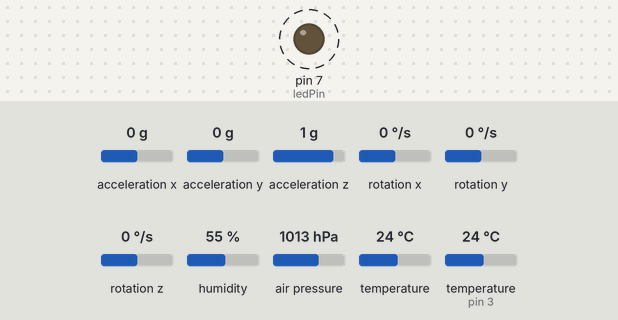
A sketch run on a simulated Arduino Uno, built with avr-gcc and run on an emulated ATmega328P. On the bench: output pins drawn as LEDs (lit = HIGH). Dashed ring = blinking. The test bench sets the inputs (shaded band); at power-on: acceleration x 0 g, acceleration y 0 g, acceleration z 1 g, rotation x 0 °/s, rotation y 0 °/s, rotation z 0 °/s, humidity 55 %, air pressure 1013 hPa, temperature 24 °C, temperature (sensor on pin 3) 24 °C. No radio packets arrive unless stated; what the sketch prints to the serial monitor is not drawn.

Above: at 3.8 s.
Timing chart, 0 to 6.4 s (numbered marks = the images above):
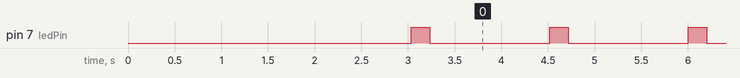

Measured:
- by itself, pin 7 (ledPin): alternates HIGH for 0.20 s and LOW for 1.3 s

The sketch:

trans.ino
```cpp
#include <Wire.h>
#include <MPU6050_tockn.h>
#include <VirtualWire.h>
#include <Adafruit_BMP085.h>
#include <DHT.h>

const int txPin = 2;      // RF Transmitter connected to pin D2
const int dhtPin = 3;     // DHT22 connected to pin D7
const int ledPin = 7;     // LED connected to pin D7 (for blinking fun)

#define DHTTYPE DHT22     // Define DHT sensor type

MPU6050 mpu6050(Wire);
Adafruit_BMP085 bmp;
DHT dht(dhtPin, DHTTYPE);

struct SensorData {
  int X, Y, Z;       // MPU6050 Angles
  float temperature; // BMP180 Temperature (°C)
  float pressure;    // BMP180 Pressure (hPa)
  float altitude;    // BMP180 Altitude (m)
  float humidity;    // DHT22 Humidity (%)
} DATA;

void setup() {
  Serial.begin(9600);
  Wire.begin();

  // Initialize sensors
  mpu6050.begin();
  mpu6050.calcGyroOffsets(true);
  bmp.begin();
  dht.begin();

  // Setup RF transmitter
  vw_set_tx_pin(txPin);
  vw_setup(4000); // Set data rate to 2000 bps

  // Set LED pin as OUTPUT
  pinMode(ledPin, OUTPUT);

  Serial.println("Transmitter Ready...");
}

void loop() {
  // Read MPU6050 data
  mpu6050.update();
  DATA.X = mpu6050.getAngleX();
  DATA.Y = mpu6050.getAngleY();
  DATA.Z = mpu6050.getAngleZ();

  // Read BMP180 data
  DATA.temperature = bmp.readTemperature();
  DATA.pressure = bmp.readPressure() / 100.0;  // Convert to hPa
  DATA.altitude = bmp.readAltitude();

  // Read DHT22 data
  DATA.humidity = dht.readHumidity();

  // Print sensor data
  Serial.print("TX -> X: "); Serial.print(DATA.X);
  Serial.print(" Y: "); Serial.print(DATA.Y);
  Serial.print(" Z: "); Serial.print(DATA.Z);
  Serial.print(" Temp: "); Serial.print(DATA.temperature);
  Serial.print("C Hum: "); Serial.print(DATA.humidity);
  Serial.print("% Pres: "); Serial.print(DATA.pressure);
  Serial.print(" hPa Alt: "); Serial.print(DATA.altitude);
  Serial.println(" m");

  // Blink LED (for fun 🎉)
  digitalWrite(ledPin, HIGH);
  delay(200);
  digitalWrite(ledPin, LOW);
  delay(200);

  // Transmit data
  vw_send((uint8_t*)&DATA, sizeof(DATA));
  vw_wait_tx();

  delay(1000); // Delay to prevent flooding
}
```
